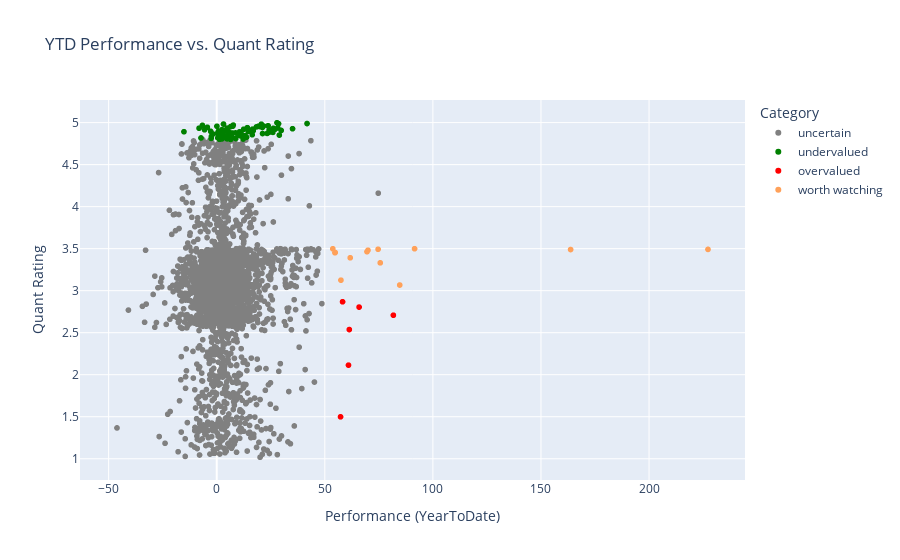

The code cell stored with this chart in its notebook:
### Markdown cell above
# YTD Performance vs. Quant Rating

### Code cell
import plotly.express as px
quant_col = daily_quant_rating_df.columns[-2]
quant_rating = daily_quant_rating_df[quant_col].reset_index().rename(columns={quant_col:'Quant Rating'})
perf = results_finvizsearch[['Ticker', 'Performance (YearToDate)']]
df = quant_rating.merge(perf, left_on='Symbol', right_on='Ticker', how='inner')
# df = df.loc[df.Ticker.isin(fu.sector_industry_member_search('Basic Materials', level='sector'))]
# Assign color based on logic:
# quant rating > 4.8 & Performance < 50 -> green
# quant rating < 3 & Performance > 50 -> red
# else -> gray
def assign_color(row):
    if (row['Quant Rating'] > 4.8) and (row['Performance (YearToDate)'] < 50):
        return 'green'
    elif (row['Quant Rating'] < 3) and (row['Performance (YearToDate)'] > 50):
        return 'red'
    elif (row['Quant Rating'] > 2.5) and (row['Quant Rating'] < 4) and (row['Performance (YearToDate)'] > 50):
        return 'yellow'
    else:
        return 'gray'

df['Color'] = df.apply(assign_color, axis=1)

px.scatter(
    df.assign(
        Color_Label=df['Color'].map({'gray': 'uncertain', 'green': 'undervalued', 'red': 'overvalued', 'yellow': 'worth watching'})
    ),
    x='Performance (YearToDate)',
    y='Quant Rating',
    hover_data=['Ticker'],
    color='Color_Label',
    color_discrete_map={'uncertain': 'gray', 'undervalued':'green', 'overvalued':'red', 'worth_watching': 'yellow'},
    category_orders={'Color_Label': ['uncertain', 'undervalued', 'overvalued', 'worth_watching']},
    labels={'Color_Label': 'Category'},
    title='YTD Performance vs. Quant Rating'
)

### Figure 1 — Plotly figure (JSON) as saved in the notebook; plotly's stock layout.template omitted (floating-point values rounded to 4 significant figures; data arrays with more than 128 entries replaced by an {"elided": "..."} marker saying what was removed)
{"data": [{"customdata": {"elided": "2754x1 str values"}, "hovertemplate": "Category=uncertain<br>Performance (YearToDate)=%{x}<br>Quant Rating=%{y}<br>Ticker=%{customdata[0]}<extra></extra>", "legendgroup": "uncertain", "marker": {"color": "gray", "symbol": "circle"}, "mode": "markers", "name": "uncertain", "showlegend": true, "type": "scattergl", "x": {"elided": "2754 float values"}, "xaxis": "x", "y": {"elided": "2754 float values"}, "yaxis": "y"}, {"customdata": [["AMZN"], ["TSM"], ["MU"], ["PFE"], ["MRK"], ["NEM"], ["CRDO"], ["COF"], ["CLS"], ["AEM"], ["KGC"], ["GM"], ["CVE"], ["CIEN"], ["FUTU"], ["COHR"], ["HUT"], ["CDE"], ["PAAS"], ["W"], ["AA"], ["AU"], ["IAG"], ["FLNC"], ["ILMN"], ["HBM"], ["GFI"], ["TTMI"], ["GH"], ["INCY"], ["RY"], ["NGD"], ["ROIV"], ["ATI"], ["SANM"], ["GRAL"], ["IVZ"], ["ABEV"], ["JLL"], ["VSAT"], ["CX"], ["SSRM"], ["AMKR"], ["GMED"], ["CMC"], ["DB"], ["TSEM"], ["LQDA"], ["KRYS"], ["MFC"], ["PAA"], ["INDV"], ["BVN"], ["TPC"], ["VIAV"], ["GTX"], ["WLDN"], ["ENVA"], ["CGAU"], ["LASR"], ["LCII"], ["PRM"], ["GCT"], ["DRH"], ["AUPH"], ["RIGL"], ["CIB"], ["OI"], ["CSTM"], ["NBR"], ["NUTX"], ["KALU"], ["UPB"], ["RERE"], ["AMBP"], ["CYH"], ["NMR"], ["STRT"], ["GOLD"], ["ZUMZ"], ["CTRN"]], "hovertemplate": "Category=undervalued<br>Performance (YearToDate)=%{x}<br>Quant Rating=%{y}<br>Ticker=%{customdata[0]}<extra></extra>", "legendgroup": "undervalued", "marker": {"color": "green", "symbol": "circle"}, "mode": "markers", "name": "undervalued", "showlegend": true, "type": "scattergl", "x": [0.08, 7.66, 27.89, 2.49, 3.98, 19.12, 6.48, -5.63, 5.13, 23.34, 29.83, -4.32, 4.49, 3.14, 3.91, 4.82, 26.88, 28.27, 13.14, 7.45, 16.9, 25.28, 20.25, 28.97, 12.21, 24.38, 21.14, 41.78, 12.46, 3.9, -1.79, 28.59, 5.9, 7.42, 16.43, 18.37, 6.24, 5.26, 2.36, 21.65, 8.7, 11.45, 24.24, 6.46, 8.81, -2.77, 9.86, 14.12, 11.47, 0.83, 6.12, -8.17, 35.07, 10.61, 4.6, 2.81, 26.21, -2.42, 25.96, 20.63, 13.79, 2.58, 1.27, 2.46, -7.27, -15.15, 21.19, 0.81, 16.6, 14.6, -6.6, 11.08, 14.18, 10.57, 0.49, 0.32, 7.03, 4.86, 23.76, -2.57, 9.94], "xaxis": "x", "y": [4.957, 4.971, 4.998, 4.889, 4.82, 4.955, 4.954, 4.915, 4.93, 4.872, 4.907, 4.944, 4.814, 4.983, 4.83, 4.935, 4.92, 4.937, 4.845, 4.958, 4.904, 4.909, 4.952, 4.851, 4.805, 4.887, 4.943, 4.989, 4.921, 4.906, 4.865, 4.988, 4.816, 4.876, 4.856, 4.949, 4.879, 4.854, 4.806, 4.96, 4.878, 4.841, 4.916, 4.8, 4.811, 4.896, 4.875, 4.938, 4.862, 4.899, 4.834, 4.933, 4.927, 4.868, 4.833, 4.858, 4.932, 4.839, 4.884, 4.981, 4.827, 4.85, 4.802, 4.917, 4.817, 4.892, 4.87, 4.837, 4.923, 4.895, 4.967, 4.842, 4.94, 4.89, 4.819, 4.873, 4.822, 4.807, 4.963, 4.813, 4.867], "yaxis": "y"}, {"customdata": [["USAR"], ["RCAT"], ["BKKT"], ["TSSI"], ["PDYN"], ["ICHR"]], "hovertemplate": "Category=overvalued<br>Performance (YearToDate)=%{x}<br>Quant Rating=%{y}<br>Ticker=%{customdata[0]}<extra></extra>", "legendgroup": "overvalued", "marker": {"color": "red", "symbol": "circle"}, "mode": "markers", "name": "overvalued", "showlegend": true, "type": "scattergl", "x": [61.34, 81.72, 60.96, 57.28, 58.22, 65.87], "xaxis": "x", "y": [2.537, 2.708, 2.114, 1.499, 2.868, 2.805], "yaxis": "y"}, {"customdata": [["ASTS"], ["BE"], ["UUUU"], ["KTOS"], ["UEC"], ["UAMY"], ["SKYT"], ["IBRX"], ["ELVN"], ["SPIR"], ["RAPT"], ["ERAS"], ["VTYX"]], "hovertemplate": "Category=worth watching<br>Performance (YearToDate)=%{x}<br>Quant Rating=%{y}<br>Ticker=%{customdata[0]}<extra></extra>", "legendgroup": "worth watching", "marker": {"color": "#FFA15A", "symbol": "circle"}, "mode": "markers", "name": "worth watching", "showlegend": true, "type": "scattergl", "x": [54.81, 74.65, 61.76, 69.52, 54.71, 84.66, 91.52, 227.3, 75.65, 57.47, 69.97, 163.7, 53.71], "xaxis": "x", "y": [3.454, 3.493, 3.392, 3.464, 3.452, 3.067, 3.499, 3.491, 3.331, 3.125, 3.482, 3.49, 3.499], "yaxis": "y"}], "layout": {"legend": {"title": {"text": "Category"}, "tracegroupgap": 0}, "title": {"text": "YTD Performance vs. Quant Rating"}, "xaxis": {"anchor": "y", "domain": [0, 1], "title": {"text": "Performance (YearToDate)"}}, "yaxis": {"anchor": "x", "domain": [0, 1], "title": {"text": "Quant Rating"}}}}
